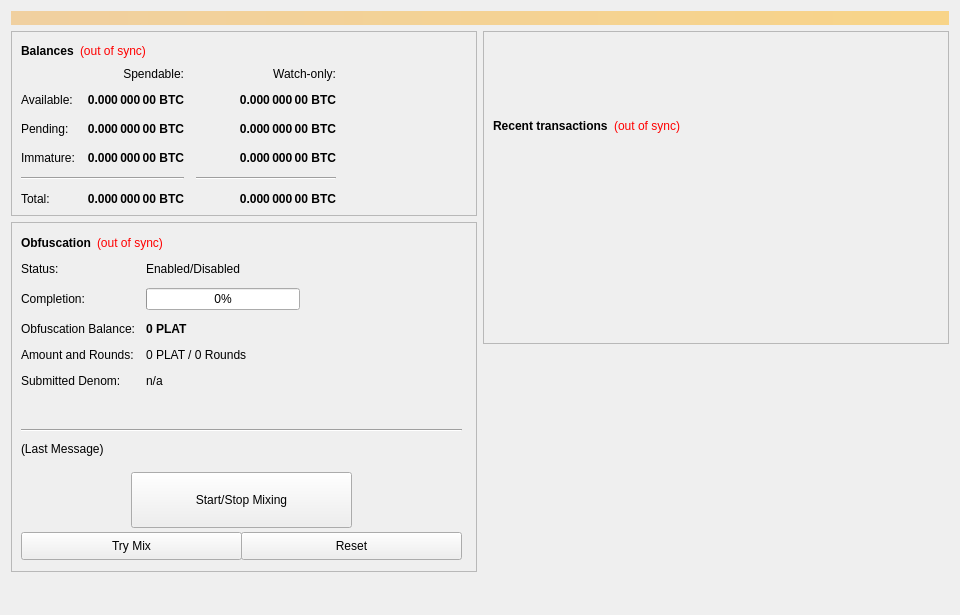
<?xml version="1.0" encoding="UTF-8"?>
<ui version="4.0">
 <class>OverviewPage</class>
 <widget class="QWidget" name="OverviewPage">
  <property name="geometry">
   <rect>
    <x>0</x>
    <y>0</y>
    <width>960</width>
    <height>615</height>
   </rect>
  </property>
  <property name="minimumSize">
   <size>
    <width>960</width>
    <height>0</height>
   </size>
  </property>
  <property name="windowTitle">
   <string>Form</string>
  </property>
  <layout class="QVBoxLayout" name="topLayout">
   <item>
    <widget class="QLabel" name="labelAlerts">
     <property name="visible">
      <bool>false</bool>
     </property>
     <property name="styleSheet">
      <string notr="true">background-color: qlineargradient(x1: 0, y1: 0, x2: 1, y2: 0, stop:0 #F0D0A0, stop:1 #F8D488); color:#000000;</string>
     </property>
     <property name="wordWrap">
      <bool>true</bool>
     </property>
     <property name="margin">
      <number>3</number>
     </property>
    </widget>
   </item>
   <item>
    <layout class="QHBoxLayout" name="horizontalLayout" stretch="1,1">
     <item>
      <layout class="QVBoxLayout" name="verticalLayout_2">
       <item>
        <widget class="QFrame" name="frame">
         <property name="frameShape">
          <enum>QFrame::StyledPanel</enum>
         </property>
         <property name="frameShadow">
          <enum>QFrame::Raised</enum>
         </property>
         <layout class="QVBoxLayout" name="verticalLayout_4">
          <item>
           <layout class="QHBoxLayout" name="horizontalLayout_4">
            <item>
             <widget class="QLabel" name="label_5">
              <property name="font">
               <font>
                <weight>75</weight>
                <bold>true</bold>
               </font>
              </property>
              <property name="text">
               <string>Balances</string>
              </property>
             </widget>
            </item>
            <item>
             <widget class="QLabel" name="labelWalletStatus">
              <property name="cursor">
               <cursorShape>WhatsThisCursor</cursorShape>
              </property>
              <property name="toolTip">
               <string>The displayed information may be out of date. Your wallet automatically synchronizes with the PLAT network after a connection is established, but this process has not completed yet.</string>
              </property>
              <property name="styleSheet">
               <string notr="true">QLabel { color: red; }</string>
              </property>
              <property name="text">
               <string notr="true">(out of sync)</string>
              </property>
              <property name="alignment">
               <set>Qt::AlignLeading|Qt::AlignLeft|Qt::AlignVCenter</set>
              </property>
             </widget>
            </item>
            <item>
             <spacer name="horizontalSpacer_3">
              <property name="orientation">
               <enum>Qt::Horizontal</enum>
              </property>
              <property name="sizeHint" stdset="0">
               <size>
                <width>40</width>
                <height>20</height>
               </size>
              </property>
             </spacer>
            </item>
           </layout>
          </item>
          <item>
           <layout class="QGridLayout" name="gridLayout">
            <property name="spacing">
             <number>12</number>
            </property>
            <item row="2" column="2">
             <widget class="QLabel" name="labelWatchPending">
              <property name="font">
               <font>
                <weight>75</weight>
                <bold>true</bold>
               </font>
              </property>
              <property name="cursor">
               <cursorShape>IBeamCursor</cursorShape>
              </property>
              <property name="toolTip">
               <string>Unconfirmed transactions to watch-only addresses</string>
              </property>
              <property name="text">
               <string notr="true">0.000 000 00 BTC</string>
              </property>
              <property name="alignment">
               <set>Qt::AlignRight|Qt::AlignTrailing|Qt::AlignVCenter</set>
              </property>
              <property name="textInteractionFlags">
               <set>Qt::LinksAccessibleByMouse|Qt::TextSelectableByKeyboard|Qt::TextSelectableByMouse</set>
              </property>
             </widget>
            </item>
            <item row="2" column="1">
             <widget class="QLabel" name="labelUnconfirmed">
              <property name="font">
               <font>
                <weight>75</weight>
                <bold>true</bold>
               </font>
              </property>
              <property name="cursor">
               <cursorShape>IBeamCursor</cursorShape>
              </property>
              <property name="toolTip">
               <string>Total of transactions that have yet to be confirmed, and do not yet count toward the spendable balance</string>
              </property>
              <property name="text">
               <string notr="true">0.000 000 00 BTC</string>
              </property>
              <property name="alignment">
               <set>Qt::AlignRight|Qt::AlignTrailing|Qt::AlignVCenter</set>
              </property>
              <property name="textInteractionFlags">
               <set>Qt::LinksAccessibleByMouse|Qt::TextSelectableByKeyboard|Qt::TextSelectableByMouse</set>
              </property>
             </widget>
            </item>
            <item row="3" column="2">
             <widget class="QLabel" name="labelWatchImmature">
              <property name="font">
               <font>
                <weight>75</weight>
                <bold>true</bold>
               </font>
              </property>
              <property name="cursor">
               <cursorShape>IBeamCursor</cursorShape>
              </property>
              <property name="toolTip">
               <string>Staked or masternode rewards in watch-only addresses that has not yet matured</string>
              </property>
              <property name="text">
               <string notr="true">0.000 000 00 BTC</string>
              </property>
              <property name="alignment">
               <set>Qt::AlignRight|Qt::AlignTrailing|Qt::AlignVCenter</set>
              </property>
              <property name="textInteractionFlags">
               <set>Qt::LinksAccessibleByMouse|Qt::TextSelectableByKeyboard|Qt::TextSelectableByMouse</set>
              </property>
             </widget>
            </item>
            <item row="4" column="0" colspan="2">
             <widget class="Line" name="lineSpendableBalance">
              <property name="orientation">
               <enum>Qt::Horizontal</enum>
              </property>
             </widget>
            </item>
            <item row="4" column="2">
             <widget class="Line" name="lineWatchBalance">
              <property name="sizePolicy">
               <sizepolicy hsizetype="Preferred" vsizetype="Fixed">
                <horstretch>0</horstretch>
                <verstretch>0</verstretch>
               </sizepolicy>
              </property>
              <property name="minimumSize">
               <size>
                <width>140</width>
                <height>0</height>
               </size>
              </property>
              <property name="orientation">
               <enum>Qt::Horizontal</enum>
              </property>
             </widget>
            </item>
            <item row="5" column="0">
             <widget class="QLabel" name="labelTotalText">
              <property name="text">
               <string>Total:</string>
              </property>
             </widget>
            </item>
            <item row="3" column="1">
             <widget class="QLabel" name="labelImmature">
              <property name="font">
               <font>
                <weight>75</weight>
                <bold>true</bold>
               </font>
              </property>
              <property name="cursor">
               <cursorShape>IBeamCursor</cursorShape>
              </property>
              <property name="toolTip">
               <string>Staked or masternode rewards that has not yet matured</string>
              </property>
              <property name="text">
               <string notr="true">0.000 000 00 BTC</string>
              </property>
              <property name="alignment">
               <set>Qt::AlignRight|Qt::AlignTrailing|Qt::AlignVCenter</set>
              </property>
              <property name="textInteractionFlags">
               <set>Qt::LinksAccessibleByMouse|Qt::TextSelectableByKeyboard|Qt::TextSelectableByMouse</set>
              </property>
             </widget>
            </item>
            <item row="2" column="3">
             <spacer name="horizontalSpacer_2">
              <property name="orientation">
               <enum>Qt::Horizontal</enum>
              </property>
              <property name="sizeHint" stdset="0">
               <size>
                <width>40</width>
                <height>20</height>
               </size>
              </property>
             </spacer>
            </item>
            <item row="3" column="0">
             <widget class="QLabel" name="labelImmatureText">
              <property name="text">
               <string>Immature:</string>
              </property>
             </widget>
            </item>
            <item row="5" column="1">
             <widget class="QLabel" name="labelTotal">
              <property name="font">
               <font>
                <weight>75</weight>
                <bold>true</bold>
               </font>
              </property>
              <property name="cursor">
               <cursorShape>IBeamCursor</cursorShape>
              </property>
              <property name="toolTip">
               <string>Your current total balance</string>
              </property>
              <property name="text">
               <string notr="true">0.000 000 00 BTC</string>
              </property>
              <property name="alignment">
               <set>Qt::AlignRight|Qt::AlignTrailing|Qt::AlignVCenter</set>
              </property>
              <property name="textInteractionFlags">
               <set>Qt::LinksAccessibleByMouse|Qt::TextSelectableByKeyboard|Qt::TextSelectableByMouse</set>
              </property>
             </widget>
            </item>
            <item row="5" column="2">
             <widget class="QLabel" name="labelWatchTotal">
              <property name="font">
               <font>
                <weight>75</weight>
                <bold>true</bold>
               </font>
              </property>
              <property name="cursor">
               <cursorShape>IBeamCursor</cursorShape>
              </property>
              <property name="toolTip">
               <string>Current total balance in watch-only addresses</string>
              </property>
              <property name="text">
               <string notr="true">0.000 000 00 BTC</string>
              </property>
              <property name="alignment">
               <set>Qt::AlignRight|Qt::AlignTrailing|Qt::AlignVCenter</set>
              </property>
              <property name="textInteractionFlags">
               <set>Qt::LinksAccessibleByMouse|Qt::TextSelectableByKeyboard|Qt::TextSelectableByMouse</set>
              </property>
             </widget>
            </item>
            <item row="0" column="2">
             <widget class="QLabel" name="labelWatchonly">
              <property name="text">
               <string>Watch-only:</string>
              </property>
              <property name="alignment">
               <set>Qt::AlignRight|Qt::AlignTrailing|Qt::AlignVCenter</set>
              </property>
             </widget>
            </item>
            <item row="1" column="0">
             <widget class="QLabel" name="labelBalanceText">
              <property name="text">
               <string>Available:</string>
              </property>
             </widget>
            </item>
            <item row="1" column="1">
             <widget class="QLabel" name="labelBalance">
              <property name="font">
               <font>
                <weight>75</weight>
                <bold>true</bold>
               </font>
              </property>
              <property name="cursor">
               <cursorShape>IBeamCursor</cursorShape>
              </property>
              <property name="toolTip">
               <string>Your current spendable balance</string>
              </property>
              <property name="text">
               <string notr="true">0.000 000 00 BTC</string>
              </property>
              <property name="alignment">
               <set>Qt::AlignRight|Qt::AlignTrailing|Qt::AlignVCenter</set>
              </property>
              <property name="textInteractionFlags">
               <set>Qt::LinksAccessibleByMouse|Qt::TextSelectableByKeyboard|Qt::TextSelectableByMouse</set>
              </property>
             </widget>
            </item>
            <item row="1" column="2">
             <widget class="QLabel" name="labelWatchAvailable">
              <property name="font">
               <font>
                <weight>75</weight>
                <bold>true</bold>
               </font>
              </property>
              <property name="cursor">
               <cursorShape>IBeamCursor</cursorShape>
              </property>
              <property name="toolTip">
               <string>Your current balance in watch-only addresses</string>
              </property>
              <property name="text">
               <string notr="true">0.000 000 00 BTC</string>
              </property>
              <property name="alignment">
               <set>Qt::AlignRight|Qt::AlignTrailing|Qt::AlignVCenter</set>
              </property>
              <property name="textInteractionFlags">
               <set>Qt::LinksAccessibleByMouse|Qt::TextSelectableByKeyboard|Qt::TextSelectableByMouse</set>
              </property>
             </widget>
            </item>
            <item row="2" column="0">
             <widget class="QLabel" name="labelPendingText">
              <property name="text">
               <string>Pending:</string>
              </property>
             </widget>
            </item>
            <item row="0" column="1">
             <widget class="QLabel" name="labelSpendable">
              <property name="text">
               <string>Spendable:</string>
              </property>
              <property name="alignment">
               <set>Qt::AlignRight|Qt::AlignTrailing|Qt::AlignVCenter</set>
              </property>
             </widget>
            </item>
           </layout>
          </item>
         </layout>
        </widget>
       </item>
       <item>
        <widget class="QFrame" name="frameObfuscation">
         <property name="minimumSize">
          <size>
           <width>0</width>
           <height>350</height>
          </size>
         </property>
         <property name="layoutDirection">
          <enum>Qt::LeftToRight</enum>
         </property>
         <property name="frameShape">
          <enum>QFrame::StyledPanel</enum>
         </property>
         <property name="frameShadow">
          <enum>QFrame::Raised</enum>
         </property>
         <widget class="QWidget" name="formLayoutWidget">
          <property name="geometry">
           <rect>
            <x>10</x>
            <y>40</y>
            <width>451</width>
            <height>161</height>
           </rect>
          </property>
          <layout class="QFormLayout" name="formLayout">
           <property name="fieldGrowthPolicy">
            <enum>QFormLayout::AllNonFixedFieldsGrow</enum>
           </property>
           <property name="horizontalSpacing">
            <number>11</number>
           </property>
           <property name="verticalSpacing">
            <number>12</number>
           </property>
           <item row="0" column="0">
            <widget class="QLabel" name="label_6">
             <property name="text">
              <string>Status:</string>
             </property>
            </widget>
           </item>
           <item row="1" column="0">
            <widget class="QLabel" name="label_7">
             <property name="text">
              <string>Completion:</string>
             </property>
            </widget>
           </item>
           <item row="1" column="1">
            <widget class="QProgressBar" name="obfuscationProgress">
             <property name="maximumSize">
              <size>
               <width>154</width>
               <height>16777215</height>
              </size>
             </property>
             <property name="value">
              <number>0</number>
             </property>
            </widget>
           </item>
           <item row="2" column="0">
            <widget class="QLabel" name="labelAnonymizedText">
             <property name="text">
              <string>Obfuscation Balance:</string>
             </property>
            </widget>
           </item>
           <item row="2" column="1">
            <widget class="QLabel" name="labelAnonymized">
             <property name="font">
              <font>
               <weight>75</weight>
               <bold>true</bold>
              </font>
             </property>
             <property name="text">
              <string notr="true">0 PLAT</string>
             </property>
            </widget>
           </item>
           <item row="3" column="0">
            <widget class="QLabel" name="label_8">
             <property name="text">
              <string>Amount and Rounds:</string>
             </property>
            </widget>
           </item>
           <item row="3" column="1">
            <widget class="QLabel" name="labelAmountRounds">
             <property name="text">
              <string>0 PLAT / 0 Rounds</string>
             </property>
            </widget>
           </item>
           <item row="4" column="0">
            <widget class="QLabel" name="label_9">
             <property name="text">
              <string>Submitted Denom:</string>
             </property>
            </widget>
           </item>
           <item row="4" column="1">
            <widget class="QLabel" name="labelSubmittedDenom">
             <property name="toolTip">
              <string>The denominations you submitted to the Masternode.&lt;br&gt;To mix, other users must submit the exact same denominations.</string>
             </property>
             <property name="text">
              <string>n/a</string>
             </property>
            </widget>
           </item>
           <item row="0" column="1">
            <widget class="QLabel" name="obfuscationEnabled">
             <property name="text">
              <string>Enabled/Disabled</string>
             </property>
            </widget>
           </item>
          </layout>
         </widget>
         <widget class="QPushButton" name="runAutoDenom">
          <property name="geometry">
           <rect>
            <x>251</x>
            <y>17</y>
            <width>1</width>
            <height>1</height>
           </rect>
          </property>
          <property name="palette">
           <palette>
            <active>
             <colorrole role="WindowText">
              <brush brushstyle="SolidPattern">
               <color alpha="255">
                <red>0</red>
                <green>0</green>
                <blue>0</blue>
               </color>
              </brush>
             </colorrole>
             <colorrole role="Button">
              <brush brushstyle="SolidPattern">
               <color alpha="255">
                <red>239</red>
                <green>238</green>
                <blue>238</blue>
               </color>
              </brush>
             </colorrole>
             <colorrole role="Light">
              <brush brushstyle="SolidPattern">
               <color alpha="255">
                <red>255</red>
                <green>255</green>
                <blue>255</blue>
               </color>
              </brush>
             </colorrole>
             <colorrole role="Midlight">
              <brush brushstyle="SolidPattern">
               <color alpha="255">
                <red>247</red>
                <green>246</green>
                <blue>246</blue>
               </color>
              </brush>
             </colorrole>
             <colorrole role="Dark">
              <brush brushstyle="SolidPattern">
               <color alpha="255">
                <red>119</red>
                <green>119</green>
                <blue>119</blue>
               </color>
              </brush>
             </colorrole>
             <colorrole role="Mid">
              <brush brushstyle="SolidPattern">
               <color alpha="255">
                <red>159</red>
                <green>159</green>
                <blue>159</blue>
               </color>
              </brush>
             </colorrole>
             <colorrole role="Text">
              <brush brushstyle="SolidPattern">
               <color alpha="255">
                <red>0</red>
                <green>0</green>
                <blue>0</blue>
               </color>
              </brush>
             </colorrole>
             <colorrole role="BrightText">
              <brush brushstyle="SolidPattern">
               <color alpha="255">
                <red>255</red>
                <green>255</green>
                <blue>255</blue>
               </color>
              </brush>
             </colorrole>
             <colorrole role="ButtonText">
              <brush brushstyle="SolidPattern">
               <color alpha="255">
                <red>0</red>
                <green>0</green>
                <blue>0</blue>
               </color>
              </brush>
             </colorrole>
             <colorrole role="Base">
              <brush brushstyle="SolidPattern">
               <color alpha="255">
                <red>255</red>
                <green>255</green>
                <blue>255</blue>
               </color>
              </brush>
             </colorrole>
             <colorrole role="Window">
              <brush brushstyle="SolidPattern">
               <color alpha="255">
                <red>239</red>
                <green>238</green>
                <blue>238</blue>
               </color>
              </brush>
             </colorrole>
             <colorrole role="Shadow">
              <brush brushstyle="SolidPattern">
               <color alpha="255">
                <red>0</red>
                <green>0</green>
                <blue>0</blue>
               </color>
              </brush>
             </colorrole>
             <colorrole role="AlternateBase">
              <brush brushstyle="SolidPattern">
               <color alpha="255">
                <red>247</red>
                <green>246</green>
                <blue>246</blue>
               </color>
              </brush>
             </colorrole>
             <colorrole role="ToolTipBase">
              <brush brushstyle="SolidPattern">
               <color alpha="255">
                <red>255</red>
                <green>255</green>
                <blue>220</blue>
               </color>
              </brush>
             </colorrole>
             <colorrole role="ToolTipText">
              <brush brushstyle="SolidPattern">
               <color alpha="255">
                <red>0</red>
                <green>0</green>
                <blue>0</blue>
               </color>
              </brush>
             </colorrole>
            </active>
            <inactive>
             <colorrole role="WindowText">
              <brush brushstyle="SolidPattern">
               <color alpha="255">
                <red>0</red>
                <green>0</green>
                <blue>0</blue>
               </color>
              </brush>
             </colorrole>
             <colorrole role="Button">
              <brush brushstyle="SolidPattern">
               <color alpha="255">
                <red>239</red>
                <green>238</green>
                <blue>238</blue>
               </color>
              </brush>
             </colorrole>
             <colorrole role="Light">
              <brush brushstyle="SolidPattern">
               <color alpha="255">
                <red>255</red>
                <green>255</green>
                <blue>255</blue>
               </color>
              </brush>
             </colorrole>
             <colorrole role="Midlight">
              <brush brushstyle="SolidPattern">
               <color alpha="255">
                <red>247</red>
                <green>246</green>
                <blue>246</blue>
               </color>
              </brush>
             </colorrole>
             <colorrole role="Dark">
              <brush brushstyle="SolidPattern">
               <color alpha="255">
                <red>119</red>
                <green>119</green>
                <blue>119</blue>
               </color>
              </brush>
             </colorrole>
             <colorrole role="Mid">
              <brush brushstyle="SolidPattern">
               <color alpha="255">
                <red>159</red>
                <green>159</green>
                <blue>159</blue>
               </color>
              </brush>
             </colorrole>
             <colorrole role="Text">
              <brush brushstyle="SolidPattern">
               <color alpha="255">
                <red>0</red>
                <green>0</green>
                <blue>0</blue>
               </color>
              </brush>
             </colorrole>
             <colorrole role="BrightText">
              <brush brushstyle="SolidPattern">
               <color alpha="255">
                <red>255</red>
                <green>255</green>
                <blue>255</blue>
               </color>
              </brush>
             </colorrole>
             <colorrole role="ButtonText">
              <brush brushstyle="SolidPattern">
               <color alpha="255">
                <red>0</red>
                <green>0</green>
                <blue>0</blue>
               </color>
              </brush>
             </colorrole>
             <colorrole role="Base">
              <brush brushstyle="SolidPattern">
               <color alpha="255">
                <red>255</red>
                <green>255</green>
                <blue>255</blue>
               </color>
              </brush>
             </colorrole>
             <colorrole role="Window">
              <brush brushstyle="SolidPattern">
               <color alpha="255">
                <red>239</red>
                <green>238</green>
                <blue>238</blue>
               </color>
              </brush>
             </colorrole>
             <colorrole role="Shadow">
              <brush brushstyle="SolidPattern">
               <color alpha="255">
                <red>0</red>
                <green>0</green>
                <blue>0</blue>
               </color>
              </brush>
             </colorrole>
             <colorrole role="AlternateBase">
              <brush brushstyle="SolidPattern">
               <color alpha="255">
                <red>247</red>
                <green>246</green>
                <blue>246</blue>
               </color>
              </brush>
             </colorrole>
             <colorrole role="ToolTipBase">
              <brush brushstyle="SolidPattern">
               <color alpha="255">
                <red>255</red>
                <green>255</green>
                <blue>220</blue>
               </color>
              </brush>
             </colorrole>
             <colorrole role="ToolTipText">
              <brush brushstyle="SolidPattern">
               <color alpha="255">
                <red>0</red>
                <green>0</green>
                <blue>0</blue>
               </color>
              </brush>
             </colorrole>
            </inactive>
            <disabled>
             <colorrole role="WindowText">
              <brush brushstyle="SolidPattern">
               <color alpha="255">
                <red>119</red>
                <green>119</green>
                <blue>119</blue>
               </color>
              </brush>
             </colorrole>
             <colorrole role="Button">
              <brush brushstyle="SolidPattern">
               <color alpha="255">
                <red>239</red>
                <green>238</green>
                <blue>238</blue>
               </color>
              </brush>
             </colorrole>
             <colorrole role="Light">
              <brush brushstyle="SolidPattern">
               <color alpha="255">
                <red>255</red>
                <green>255</green>
                <blue>255</blue>
               </color>
              </brush>
             </colorrole>
             <colorrole role="Midlight">
              <brush brushstyle="SolidPattern">
               <color alpha="255">
                <red>247</red>
                <green>246</green>
                <blue>246</blue>
               </color>
              </brush>
             </colorrole>
             <colorrole role="Dark">
              <brush brushstyle="SolidPattern">
               <color alpha="255">
                <red>119</red>
                <green>119</green>
                <blue>119</blue>
               </color>
              </brush>
             </colorrole>
             <colorrole role="Mid">
              <brush brushstyle="SolidPattern">
               <color alpha="255">
                <red>159</red>
                <green>159</green>
                <blue>159</blue>
               </color>
              </brush>
             </colorrole>
             <colorrole role="Text">
              <brush brushstyle="SolidPattern">
               <color alpha="255">
                <red>119</red>
                <green>119</green>
                <blue>119</blue>
               </color>
              </brush>
             </colorrole>
             <colorrole role="BrightText">
              <brush brushstyle="SolidPattern">
               <color alpha="255">
                <red>255</red>
                <green>255</green>
                <blue>255</blue>
               </color>
              </brush>
             </colorrole>
             <colorrole role="ButtonText">
              <brush brushstyle="SolidPattern">
               <color alpha="255">
                <red>119</red>
                <green>119</green>
                <blue>119</blue>
               </color>
              </brush>
             </colorrole>
             <colorrole role="Base">
              <brush brushstyle="SolidPattern">
               <color alpha="255">
                <red>239</red>
                <green>238</green>
                <blue>238</blue>
               </color>
              </brush>
             </colorrole>
             <colorrole role="Window">
              <brush brushstyle="SolidPattern">
               <color alpha="255">
                <red>239</red>
                <green>238</green>
                <blue>238</blue>
               </color>
              </brush>
             </colorrole>
             <colorrole role="Shadow">
              <brush brushstyle="SolidPattern">
               <color alpha="255">
                <red>0</red>
                <green>0</green>
                <blue>0</blue>
               </color>
              </brush>
             </colorrole>
             <colorrole role="AlternateBase">
              <brush brushstyle="SolidPattern">
               <color alpha="255">
                <red>239</red>
                <green>238</green>
                <blue>238</blue>
               </color>
              </brush>
             </colorrole>
             <colorrole role="ToolTipBase">
              <brush brushstyle="SolidPattern">
               <color alpha="255">
                <red>255</red>
                <green>255</green>
                <blue>220</blue>
               </color>
              </brush>
             </colorrole>
             <colorrole role="ToolTipText">
              <brush brushstyle="SolidPattern">
               <color alpha="255">
                <red>0</red>
                <green>0</green>
                <blue>0</blue>
               </color>
              </brush>
             </colorrole>
            </disabled>
           </palette>
          </property>
          <property name="focusPolicy">
           <enum>Qt::NoFocus</enum>
          </property>
          <property name="autoFillBackground">
           <bool>true</bool>
          </property>
          <property name="text">
           <string/>
          </property>
          <property name="flat">
           <bool>true</bool>
          </property>
         </widget>
         <widget class="QPushButton" name="toggleObfuscation">
          <property name="geometry">
           <rect>
            <x>120</x>
            <y>250</y>
            <width>221</width>
            <height>56</height>
           </rect>
          </property>
          <property name="sizePolicy">
           <sizepolicy hsizetype="MinimumExpanding" vsizetype="Fixed">
            <horstretch>0</horstretch>
            <verstretch>0</verstretch>
           </sizepolicy>
          </property>
          <property name="text">
           <string>Start/Stop Mixing</string>
          </property>
         </widget>
         <widget class="Line" name="lineLastMessage">
          <property name="geometry">
           <rect>
            <x>10</x>
            <y>200</y>
            <width>441</width>
            <height>16</height>
           </rect>
          </property>
          <property name="orientation">
           <enum>Qt::Horizontal</enum>
          </property>
         </widget>
         <widget class="QLabel" name="obfuscationStatus">
          <property name="geometry">
           <rect>
            <x>10</x>
            <y>220</y>
            <width>451</width>
            <height>61</height>
           </rect>
          </property>
          <property name="minimumSize">
           <size>
            <width>288</width>
            <height>43</height>
           </size>
          </property>
          <property name="text">
           <string>(Last Message)</string>
          </property>
          <property name="alignment">
           <set>Qt::AlignLeading|Qt::AlignLeft|Qt::AlignTop</set>
          </property>
          <property name="wordWrap">
           <bool>true</bool>
          </property>
         </widget>
         <widget class="QPushButton" name="obfuscationAuto">
          <property name="geometry">
           <rect>
            <x>10</x>
            <y>310</y>
            <width>221</width>
            <height>28</height>
           </rect>
          </property>
          <property name="sizePolicy">
           <sizepolicy hsizetype="MinimumExpanding" vsizetype="Fixed">
            <horstretch>0</horstretch>
            <verstretch>0</verstretch>
           </sizepolicy>
          </property>
          <property name="toolTip">
           <string>Try to manually submit a Obfuscation request.</string>
          </property>
          <property name="text">
           <string>Try Mix</string>
          </property>
         </widget>
         <widget class="QPushButton" name="obfuscationReset">
          <property name="geometry">
           <rect>
            <x>230</x>
            <y>310</y>
            <width>221</width>
            <height>28</height>
           </rect>
          </property>
          <property name="sizePolicy">
           <sizepolicy hsizetype="MinimumExpanding" vsizetype="Fixed">
            <horstretch>0</horstretch>
            <verstretch>0</verstretch>
           </sizepolicy>
          </property>
          <property name="toolTip">
           <string>Reset the current status of Obfuscation (can interrupt Obfuscation if it's in the process of Mixing, which can cost you money!)</string>
          </property>
          <property name="autoFillBackground">
           <bool>false</bool>
          </property>
          <property name="text">
           <string>Reset</string>
          </property>
         </widget>
         <widget class="QWidget" name="layoutWidget">
          <property name="geometry">
           <rect>
            <x>10</x>
            <y>10</y>
            <width>431</width>
            <height>22</height>
           </rect>
          </property>
          <layout class="QHBoxLayout" name="horizontalLayout_5">
           <item>
            <widget class="QLabel" name="label_2">
             <property name="font">
              <font>
               <weight>75</weight>
               <bold>true</bold>
              </font>
             </property>
             <property name="text">
              <string>Obfuscation</string>
             </property>
            </widget>
           </item>
           <item>
            <widget class="QLabel" name="labelObfuscationSyncStatus">
             <property name="toolTip">
              <string>The displayed information may be out of date. Your wallet automatically synchronizes with the PLAT network after a connection is established, but this process has not completed yet.</string>
             </property>
             <property name="styleSheet">
              <string notr="true">QLabel { color: red; }</string>
             </property>
             <property name="text">
              <string notr="true">(out of sync)</string>
             </property>
             <property name="alignment">
              <set>Qt::AlignLeading|Qt::AlignLeft|Qt::AlignVCenter</set>
             </property>
            </widget>
           </item>
           <item>
            <spacer name="horizontalSpacer_4">
             <property name="orientation">
              <enum>Qt::Horizontal</enum>
             </property>
             <property name="sizeHint" stdset="0">
              <size>
               <width>40</width>
               <height>20</height>
              </size>
             </property>
            </spacer>
           </item>
          </layout>
         </widget>
        </widget>
       </item>
       <item>
        <spacer name="verticalSpacer">
         <property name="orientation">
          <enum>Qt::Vertical</enum>
         </property>
         <property name="sizeHint" stdset="0">
          <size>
           <width>20</width>
           <height>40</height>
          </size>
         </property>
        </spacer>
       </item>
      </layout>
     </item>
     <item>
      <layout class="QVBoxLayout" name="verticalLayout_3">
       <item>
        <widget class="QFrame" name="frame_2">
         <property name="frameShape">
          <enum>QFrame::StyledPanel</enum>
         </property>
         <property name="frameShadow">
          <enum>QFrame::Raised</enum>
         </property>
         <layout class="QVBoxLayout" name="verticalLayout">
          <item>
           <spacer name="verticalSpacer_3">
            <property name="orientation">
             <enum>Qt::Vertical</enum>
            </property>
            <property name="sizeType">
             <enum>QSizePolicy::Fixed</enum>
            </property>
            <property name="sizeHint" stdset="0">
             <size>
              <width>20</width>
              <height>75</height>
             </size>
            </property>
           </spacer>
          </item>
          <item>
           <layout class="QHBoxLayout" name="horizontalLayout_2">
            <item>
             <widget class="QLabel" name="label_4">
              <property name="font">
               <font>
                <weight>75</weight>
                <bold>true</bold>
               </font>
              </property>
              <property name="text">
               <string>Recent transactions</string>
              </property>
             </widget>
            </item>
            <item>
             <widget class="QLabel" name="labelTransactionsStatus">
              <property name="cursor">
               <cursorShape>WhatsThisCursor</cursorShape>
              </property>
              <property name="toolTip">
               <string>The displayed information may be out of date. Your wallet automatically synchronizes with the PLAT network after a connection is established, but this process has not completed yet.</string>
              </property>
              <property name="styleSheet">
               <string notr="true">QLabel { color: red; }</string>
              </property>
              <property name="text">
               <string notr="true">(out of sync)</string>
              </property>
              <property name="alignment">
               <set>Qt::AlignRight|Qt::AlignTrailing|Qt::AlignVCenter</set>
              </property>
             </widget>
            </item>
            <item>
             <spacer name="horizontalSpacer">
              <property name="orientation">
               <enum>Qt::Horizontal</enum>
              </property>
              <property name="sizeHint" stdset="0">
               <size>
                <width>40</width>
                <height>20</height>
               </size>
              </property>
             </spacer>
            </item>
           </layout>
          </item>
          <item>
           <widget class="QListView" name="listTransactions">
            <property name="styleSheet">
             <string notr="true">QListView { background: transparent; }</string>
            </property>
            <property name="frameShape">
             <enum>QFrame::NoFrame</enum>
            </property>
            <property name="verticalScrollBarPolicy">
             <enum>Qt::ScrollBarAlwaysOff</enum>
            </property>
            <property name="horizontalScrollBarPolicy">
             <enum>Qt::ScrollBarAlwaysOff</enum>
            </property>
            <property name="selectionMode">
             <enum>QAbstractItemView::NoSelection</enum>
            </property>
           </widget>
          </item>
         </layout>
        </widget>
       </item>
       <item>
        <spacer name="verticalSpacer_2">
         <property name="orientation">
          <enum>Qt::Vertical</enum>
         </property>
         <property name="sizeType">
          <enum>QSizePolicy::Expanding</enum>
         </property>
         <property name="sizeHint" stdset="0">
          <size>
           <width>20</width>
           <height>40</height>
          </size>
         </property>
        </spacer>
       </item>
      </layout>
     </item>
    </layout>
   </item>
  </layout>
 </widget>
 <resources/>
 <connections/>
</ui>
